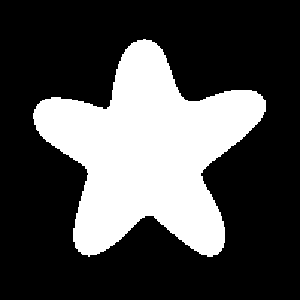
%> input picture FFT imaging/a.bmp, 300 x 300 px
$ octave main.m   (GNU Octave 9; MATLAB toolbox functions it lacks are replaced by stand-ins)
%> lines starting %> are read from the running program, lines starting %| are printed output that depends on the picture; in (x1, y1, x2, y2) boxes, pixels count from 0 and x2, y2 are one past the last pixel; in counts of white or black regions, pixels touching at a corner belong together; the program's own positions count from 1
%fft2Dbitmap_image.m
%Simulation of Fourier transformation of bitmap images
clear
%%  read bmp figure  preparation

f=100; M=-3; %um
z1=(1-1/M)*f;
z2=(1-M)*f;
wavelength=0.633; %微米
k=2*pi/wavelength;
dx=0.3; N=300;%input gap%300*300像素，每个像素的大小为300nm*300nm
x0=((1:N)-0.5*N)*dx; y0=x0;
[xx0,yy0]=meshgrid(x0,y0);
r0=sqrt(xx0.^2+yy0.^2);
fai=atan2(yy0,xx0);
% pupil=zeros(size(r));%define P
% pupil(r<=5)=1;%r=10μm
% figure(1);imagesc(pupil);title('circle');
I=imread('a.bmp','bmp'); %Input bitmap image
%> I is the input picture: size 300x300 uint8; 29.5% white; 1 white region, box (x1, y1, x2, y2) and area: (33, 39, 266, 257) 26574
I=I(:,:,1);
figure(1);imagesc(x0,y0,I);title('input star'); %displaying input
colormap(gray(255));
% image(I)
% axis off
%% first R-S diffraction

x=x0;y=y0;%x,y of lens
[xx,yy]=meshgrid(x,y);
r=sqrt(xx.^2+yy.^2);
fai=atan2(yy,xx);

Ei=I;
Eout1=zeros(N,N);
Eout1(:,:)=RS2D(x0,y0,Ei,x,y,wavelength,z1);
%> in RS2D, `U((1:N)-round(N/2)+round((N+M-1)/2),(1:N)-round(N/2)+round((N+M-1)/2))..`:
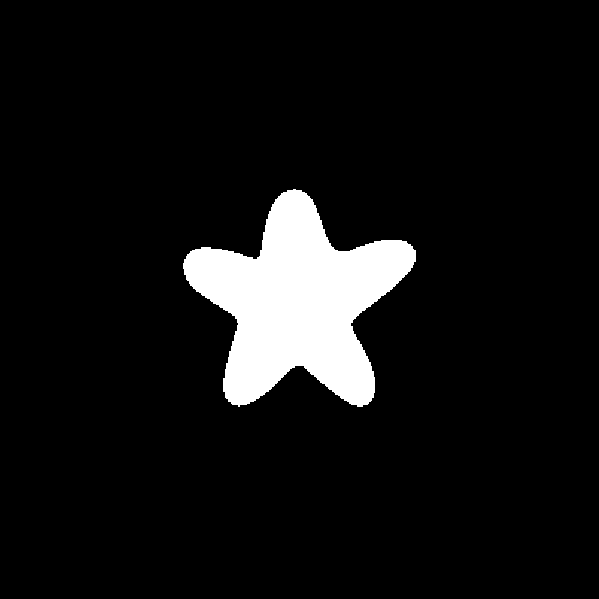
%> U: size 599x599 double; 7.4% white; 1 white region, box (x1, y1, x2, y2) and area: (183, 189, 416, 407) 26574
figure(2);imagesc(abs(Eout1));title('middle layer'); %displaying input
%> after `title('middle layer')`:
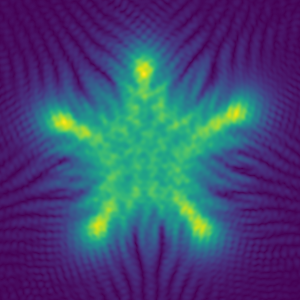
%> displayed picture: size 300x300x3, on the screen's scale of 0 to 255; mean R, G, B 64.3, 72.1, 116
%% lens effect

Eoutp=Eout1;
Eoutp(r>=420)=0;%define P of lens %r=30μm

lens=exp(-1i*k/2/f*(r.^2));

I2=Eoutp.*lens;%new output

%% second R-S diffraction

dxi=0.3; Ni=-M*N;%input gap%300*300像素，每个像素的大小为300nm*300nm
xi=linspace(-300,300,Ni);yi=xi;
% yi=linspace(-300,300,Ni);
% xi=((1:Ni)-0.5*Ni)*dxi; yi=xi;
[xxi,yyi]=meshgrid(xi,yi);
% xi=-M*x0;yi=-M*y0;%x,y of lens
% [xxi,yyi]=meshgrid(xi,yi);
r=sqrt(xxi.^2+yyi.^2);
faii=atan2(yyi,xxi);

% NR=6*N;
% xreference=linspace(-300,300,NR);
% yreference=linspace(-300,300,NR);

Ei=I2;
Eouti=zeros(Ni,Ni);
Eouti(:,:)=RS2D(x,y,Ei,xi,yi,wavelength,z2);
figure(3);imagesc(xi,yi,abs(Eouti));title('output'); %displaying input
%> after `title('output')`:
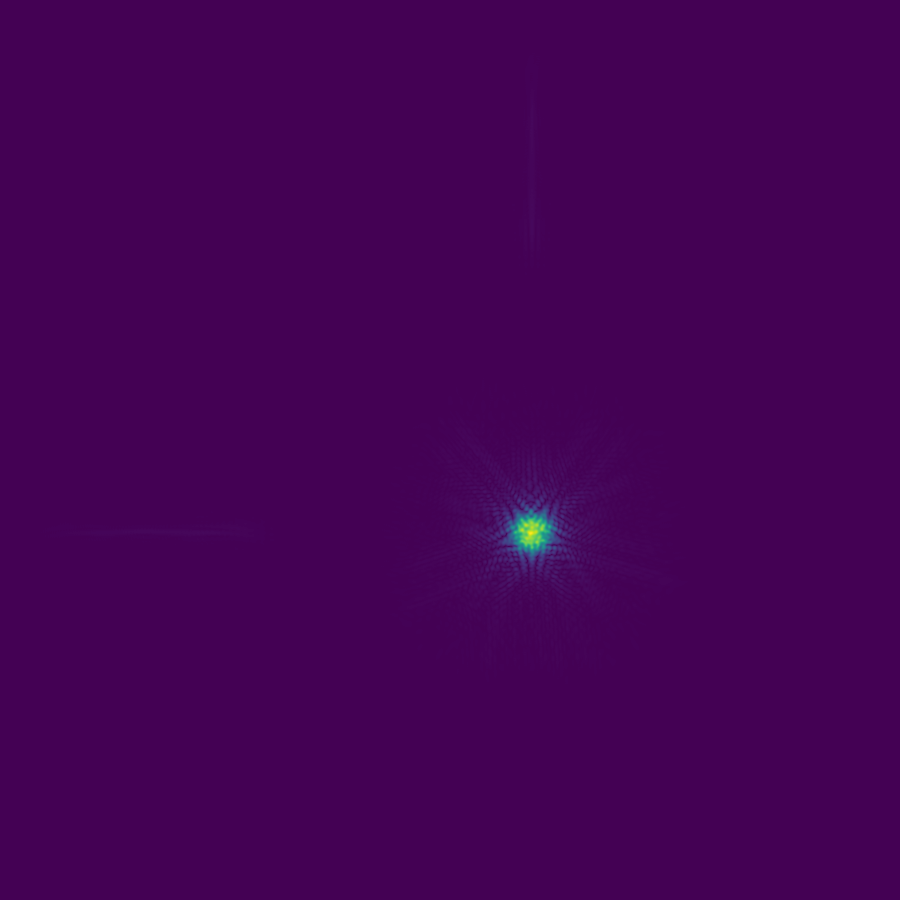
%> displayed picture: size 900x900x3, on the screen's scale of 0 to 255; mean R, G, B 68.1, 1.7, 84.5

% [7 lines of commented-out code are left out]


function Eout = RS2D(x,y,Ei,xo,yo,wavelength,z) %xo,yo=output
k=2*pi/wavelength;
N=length(x);
M=length(xo);
dx=abs(x(2)-x(1));
X=zeros(N+M-1,1);%extend x->X
Y=X;
X(1:N-1)=xo(1)-x(N:-1:2);
X(N:N+M-1)=xo(1:M)-x(1);
Y(1:N-1)=yo(1)-y(N:-1:2);
Y(N:N+M-1)=yo(1:M)-y(1);
[XX YY]=meshgrid(X,Y);
r=sqrt(XX.^2+YY.^2+z^2);

H=1/2/pi.*exp(1i*k*r)./r.^2*z.*(1./r-1i*k);
U=zeros(M+N-1);
U((1:N)-round(N/2)+round((N+M-1)/2),(1:N)-round(N/2)+round((N+M-1)/2))=Ei;%Ei at the centre of U

e1=(fft2(U));
e2=(fft2(H));%FFT 2demensions
e=fftshift(ifft2((e1.*e2)))*dx^2;%fftshift modify fft2's side effect
Eout=e(-1+(1:M)-1*round(M/2)+1*(round((M+N-1)/2)),-1+(1:M)-1*round(M/2)+1*round((N+M-1)/2));
end
